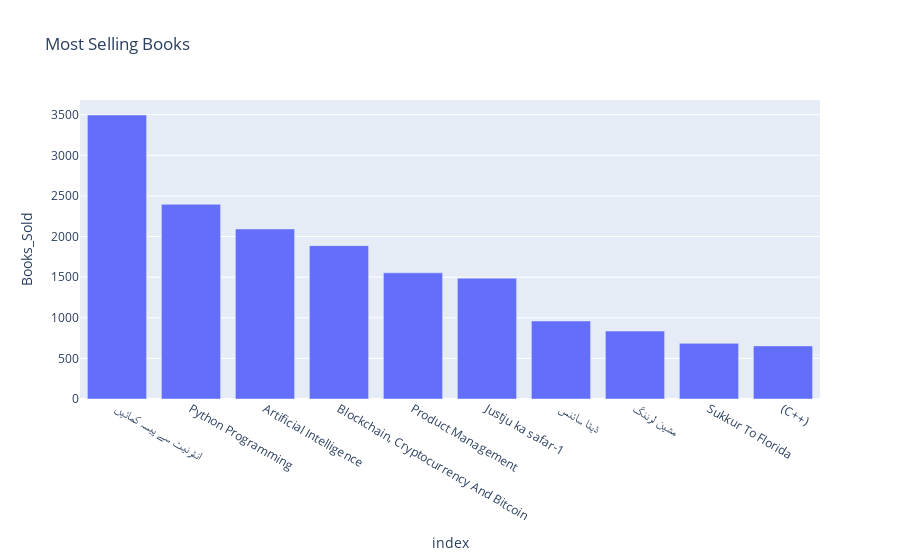

Notebook code for this chart:
### Markdown cell above
## Most Selling Books

### Code cell
# Since the book names were separated by " / " that is why I used split method to get name of all the books separately
book_data = data.Book_Name.apply(lambda x: str(x).split('/'))
# Storing the list of lists book names in a list 'books' 
books = [item for sublist in book_data for item in sublist]
# creating a new dataframe 'df' for ease in plotting the books sold
df = pd.DataFrame(data = books, columns = ['Books_Sold'])
# Only storing the top 10 most selling books of all times and converting the result into a datafram
book_chart = df.Books_Sold.value_counts().nlargest(10).to_frame()
# Printing the most sold book name and its number of times it was sold
print(book_chart.head(1))
print()
# plotting 10 top selling books of all time
px.bar(book_chart, y = book_chart.Books_Sold, x = book_chart.index, title = 'Most Selling Books')

### Figure 1 — Plotly figure (JSON) as saved in the notebook; plotly's stock layout.template omitted (floating-point values rounded to 4 significant figures)
{"data": [{"alignmentgroup": "True", "hovertemplate": "index=%{x}<br>Books_Sold=%{y}<extra></extra>", "legendgroup": "", "marker": {"color": "#636efa"}, "name": "", "offsetgroup": "", "orientation": "v", "showlegend": false, "textposition": "auto", "type": "bar", "x": ["انٹرنیٹ سے پیسہ کمائیں", "Python Programming", "Artificial Intelligence", "Blockchain, Cryptocurrency And Bitcoin", "Product Management", "Justju ka safar-1", "ڈیٹا سائنس", "مشین لرننگ", "Sukkur To Florida", "(C++)"], "xaxis": "x", "y": [3497, 2397, 2093, 1888, 1553, 1488, 960, 836, 685, 654], "yaxis": "y"}], "layout": {"barmode": "relative", "legend": {"tracegroupgap": 0}, "title": {"text": "Most Selling Books"}, "xaxis": {"anchor": "y", "domain": [0.0, 1.0], "title": {"text": "index"}}, "yaxis": {"anchor": "x", "domain": [0.0, 1.0], "title": {"text": "Books_Sold"}}}}
